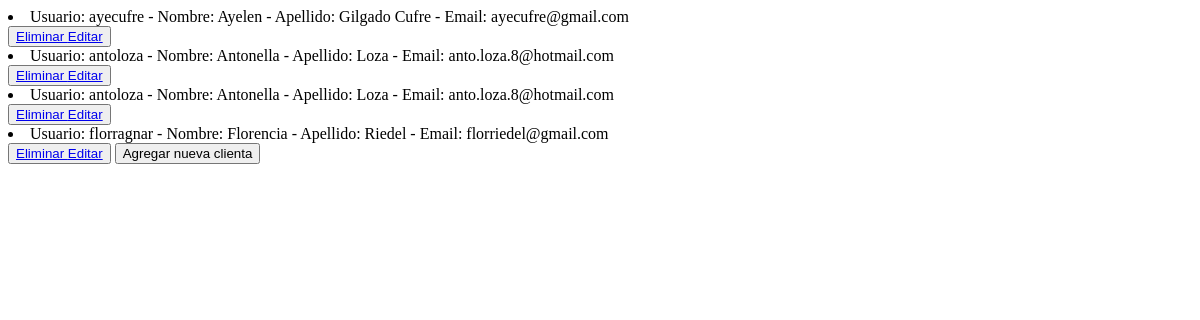
Before: /AppGym/leerClientas with the older database file.
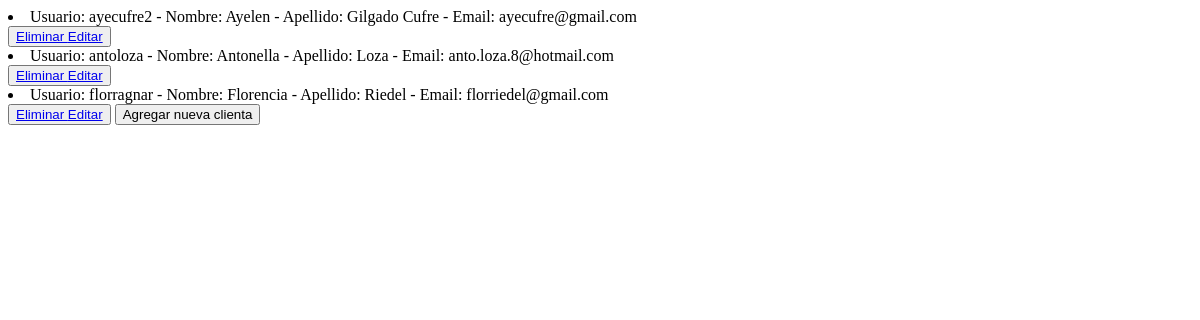
After: the same page with the newer database file.
### AppGym/models.py (models this page shows)
class Clientes(models.Model):
    usuario = models.CharField(max_length=50)
    nombre = models.CharField(max_length=50)
    apellido = models.CharField(max_length=50)
    fecha_de_nacimiento = models.DateField()
    email = models.EmailField()
    celular = models.IntegerField()
    contraseña = models.IntegerField()
    def __str__(self):
        return f"Usuario: {self.usuario} - Nombre: {self.nombre} - Apellido: {self.apellido} - Email: {self.email}"

### AppGym/views.py (the view)
# urls.py: path('leerClientas', views.leerClientas, name="LeerClientas"),
def leerClientas (request):
   clientas = Clientes.objects.all()
   contexto = {"Clientas": clientas}
   return render(request, "AppGym/leerClientas.html", contexto)

### AppGym/template/AppGym/leerClientas.html (shortened to what this page needs)
<!DOCTYPE html>
<html lang="en">
<head>
</head>
<body>
    {% for p in Clientas %}
         <li> {{p}} </li>
         <button>
            <a href="{% url 'EliminarClienta' p.usuario %}"> Eliminar </a>
            <a href="{% url 'EditarClienta' p.usuario %}"> Editar </a>
         </button>
    {% endfor %}
    <a href="NuevaClientaFormulario"><button>Agregar nueva clienta</button></a>
</body>
</html>

Changed rows visible on the page:
removed Clientes: usuario+nombre+apellido "Usuario: antoloza - Nombre: Antonella - Apellido: Loza - Email: anto.loza.8@hotmail.com"
changed Clientes: usuario+nombre+apellido "Usuario: ayecufre - Nombre: Ayelen - Apellido: Gilgado Cufre - Email: ayecufre@gmail.com" → "Usuario: ayecufre2 - Nombre: Ayelen - Apellido: Gilgado Cufre - Email: ayecufre@gmail.com"
